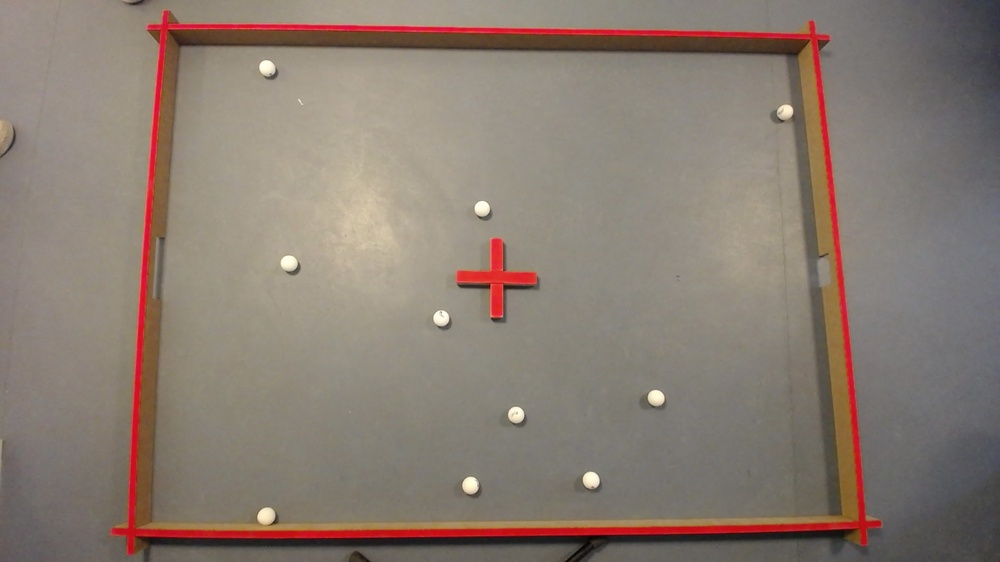
#> input picture images/Bane 2 uden gule/WIN_20240207_09_37_26_Pro.jpg, 1000 x 562 px, shrunk from 1920 x 1080 before the run
$ python computervision2.py
#> lines starting #> are read from the running program, lines starting #| are printed output that depends on the picture; after the words box and inside, x2 and y2 are one past the last pixel; in counts of white or black regions, pixels touching at a corner belong together
import cv2
import numpy as np


def load_image(image_path):
    image = cv2.imread(image_path)
#> image is the input picture: shape (562, 1000, 3); mean B, G, R 113.8, 124.2, 137.5
    if image is None:
        print(f"Could not load from {image_path}")
        return None
    return image


def find_balls(image, threshold=230,min_contour_size=100):
    gray_image = cv2.cvtColor(image, cv2.COLOR_BGR2GRAY)
    _, thresholded_image = cv2.threshold(gray_image, threshold, 255, cv2.THRESH_BINARY)
    contours, _ = cv2.findContours(thresholded_image, cv2.RETR_EXTERNAL, cv2.CHAIN_APPROX_SIMPLE)

#filter contours based on size
    filtered_contours = [contour for contour in contours if cv2.contourArea(contour) > min_contour_size]

    return filtered_contours


def draw_dot(image, position, label, color=(0, 255, 255)):
    cv2.circle(image, position, 5, color, -1)
    cv2.putText(image, label, (position[0] + 10, position[1] - 10), cv2.FONT_HERSHEY_SIMPLEX, 0.5, color, 1)


#original_image_path = 'images/Bane 2 uden gule/WIN_20240207_09_37_09_Pro.jpg'
#original_image_path = 'images/Bane 2 uden gule/bane2UdenGule1.jpg'
original_image_path = 'images/Bane 2 uden gule/WIN_20240207_09_37_26_Pro.jpg'
image = load_image(original_image_path)

# edge detection to find maps edges
hsv_image = cv2.cvtColor(image, cv2.COLOR_BGR2HSV)
#> hsv_image: shape (562, 1000, 3); mean H, S, V 32.2, 42.8, 137.7
red_mask = cv2.inRange(hsv_image, np.array([0, 120, 70]), np.array([10, 255, 255])) + \
           cv2.inRange(hsv_image, np.array([170, 120, 70]), np.array([180, 255, 255]))
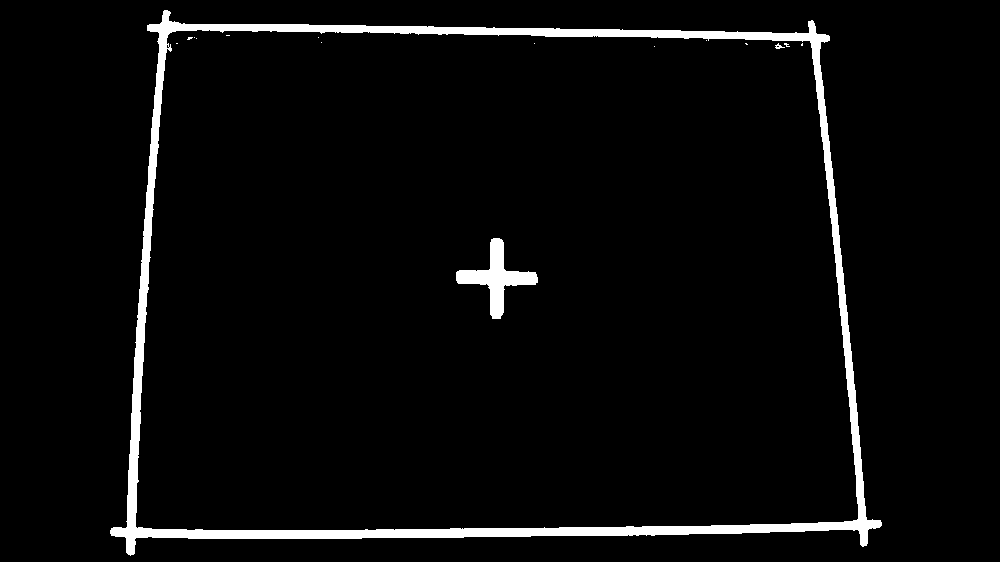
#> red_mask: shape (562, 1000); 4% white; 16 white regions (13 under 20 px), largest, box (x1, y1, x2, y2) and area: (110, 10, 882, 556) 20365, (456, 238, 538, 319) 2044, (775, 43, 785, 49) 27
edges = cv2.Canny(red_mask, 100, 200)
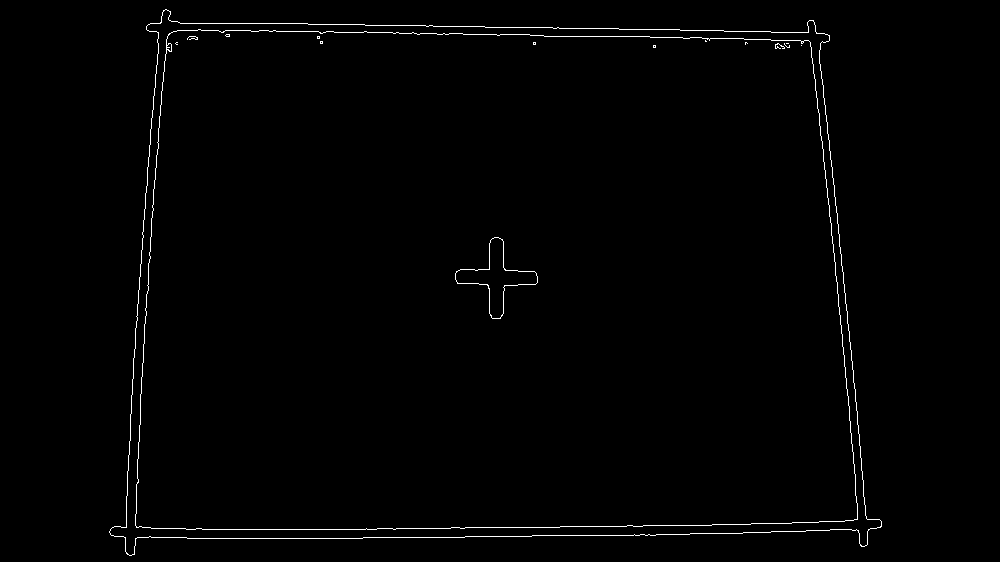
#> edges: shape (562, 1000); 0.96% white in thin lines or dots, all inside (x1, y1, x2, y2) = (109, 9, 882, 556)
contours, _ = cv2.findContours(edges, cv2.RETR_TREE, cv2.CHAIN_APPROX_SIMPLE)
#> contours = 26 contours, 19 with area under 20; largest, box (x1, y1, x2, y2) and area: (109, 9, 882, 556) 358384, (109, 9, 882, 556) 358371, (135, 29, 858, 530) 338000, (135, 29, 858, 530) 337956, (455, 237, 538, 319) 2048, (455, 237, 538, 319) 2038, (166, 43, 172, 52) 27

if contours:
    largest_contour = max(contours, key=cv2.contourArea)#find the largest contour, ie the map
#> largest_contour = contour of 349 points, box (x1, y1, x2, y2) (109, 9, 882, 556), area 358384
    epsilon = 0.009 * cv2.arcLength(largest_contour, True) #calculate epsilon for contour approximaton, because of imperfect contours
#> epsilon = 23.94
    approx_corners = cv2.approxPolyDP(largest_contour, epsilon, True) #makes largest contour into main corners
#> approx_corners = [[146, 26], [127, 554], [881, 526], [813, 20]]

    if len(approx_corners) == 4:
        cv2.polylines(image, [approx_corners], True, (255, 0, 0), 3)
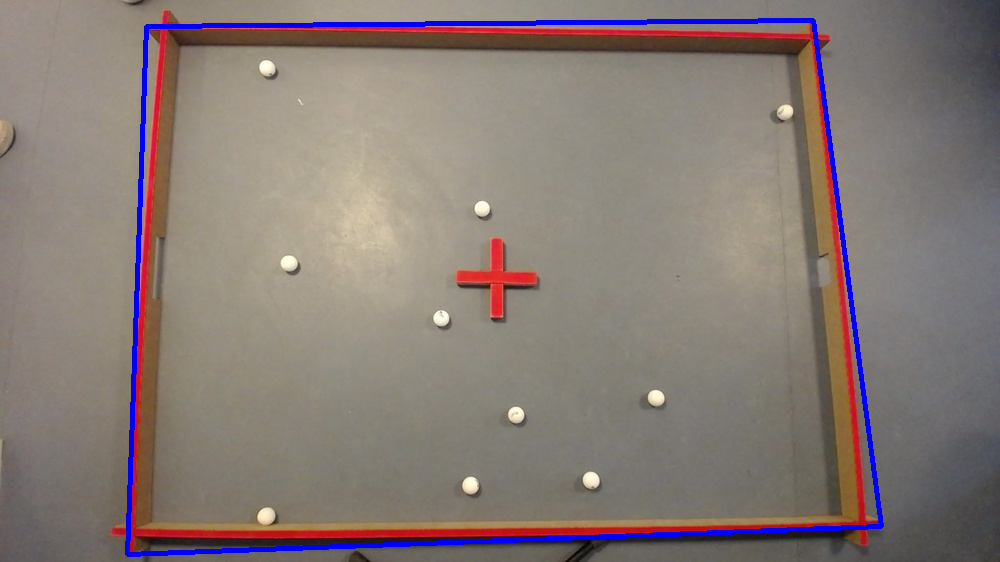
#> image: shape (562, 1000, 3); 2.18% of pixels changed, all inside (x1, y1, x2, y2) = (125, 18, 884, 557)

        # calculate center of map
        center_x = int(sum([corner[0][0] for corner in approx_corners]) / 4)
#> center_x = 491
        center_y = int(sum([corner[0][1] for corner in approx_corners]) / 4)
#> center_y = 281
        center = (center_x, center_y)
#> center = (491, 281)


        # find and label corners
        sorted_corners = sorted(approx_corners[:, 0, :], key=lambda x: (x[1], x[0]))
#> sorted_corners = [[813, 20], [146, 26], [881, 526], [127, 554]]
        top_corners = sorted(sorted_corners[:2], key=lambda x: x[0])
#> top_corners = [[146, 26], [813, 20]]
        bottom_corners = sorted(sorted_corners[2:], key=lambda x: x[0], reverse=True)
#> bottom_corners = [[881, 526], [127, 554]]

        # corner labels
        draw_dot(image, tuple(top_corners[0]), 'TL (0,120)')
#> in draw_dot, `cv2.circle(image, position, 5, color, -1)`: image: shape (562, 1000, 3); 0.01% of pixels changed, all inside (x1, y1, x2, y2) = (141, 21, 152, 32)
#> in draw_dot, `cv2.putText(image, label, (position[0] + 10, position[1] - 10), cv2.FO..`: image: shape (562, 1000, 3); mean B, G, R 117.4, 122.3, 134.5
        draw_dot(image, tuple(top_corners[1]), 'TR (180,120)')
#> in draw_dot (call 2), `cv2.circle(image, position, 5, color, -1)`: image: shape (562, 1000, 3); mean B, G, R 117.4, 122.4, 134.5
#> in draw_dot (call 2), `cv2.putText(image, label, (position[0] + 10, position[1] - 10), cv2.FO..`: image: shape (562, 1000, 3); mean B, G, R 117.3, 122.4, 134.6
        draw_dot(image, tuple(bottom_corners[0]), 'BR (180,0)')
#> in draw_dot (call 3), `cv2.circle(image, position, 5, color, -1)`: image: shape (562, 1000, 3); mean B, G, R 117.3, 122.5, 134.6
#> in draw_dot (call 3), `cv2.putText(image, label, (position[0] + 10, position[1] - 10), cv2.FO..`: image: shape (562, 1000, 3); mean B, G, R 117.3, 122.5, 134.7
        draw_dot(image, tuple(bottom_corners[1]), 'BL (0,0)')
#> in draw_dot (call 4), `cv2.circle(image, position, 5, color, -1)`: image: shape (562, 1000, 3); mean B, G, R 117.3, 122.6, 134.7
#> in draw_dot (call 4), `cv2.putText(image, label, (position[0] + 10, position[1] - 10), cv2.FO..`: image: shape (562, 1000, 3); mean B, G, R 117.3, 122.6, 134.8
        draw_dot(image, center, 'Center')
#> in draw_dot (call 5), `cv2.circle(image, position, 5, color, -1)`: image: shape (562, 1000, 3); mean B, G, R 117.2, 122.7, 134.8
#> in draw_dot (call 5), `cv2.putText(image, label, (position[0] + 10, position[1] - 10), cv2.FO..`:
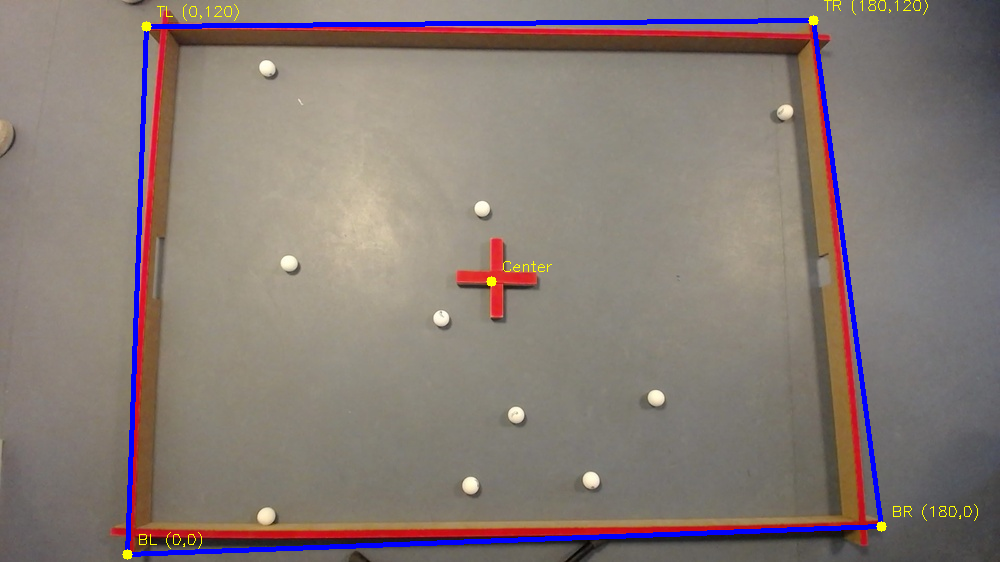
#> image: shape (562, 1000, 3); mean B, G, R 117.2, 122.7, 134.8

#  minimum contour size to filter out small objects
min_contour_size = 500
# find balls and process each contour
ball_contours = find_balls(image)
#> in find_balls, `gray_image = cv2.cvtColor(image, cv2.COLOR_BGR2GRAY)`:
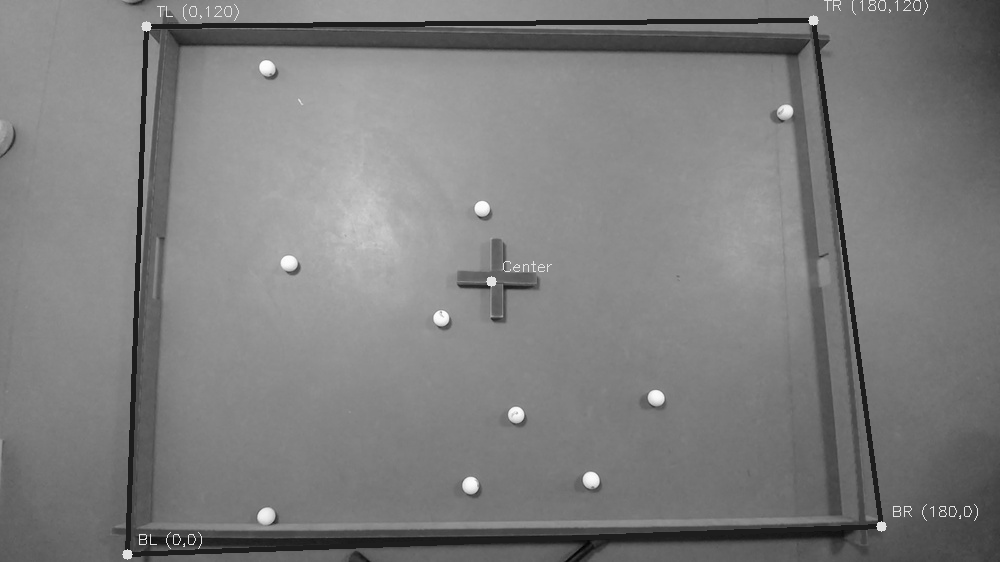
#> gray_image: shape (562, 1000); min 1, max 253, mean 125.7
#> in find_balls, `_, thresholded_image = cv2.threshold(gray_image, threshold, 255, cv2.T..`:
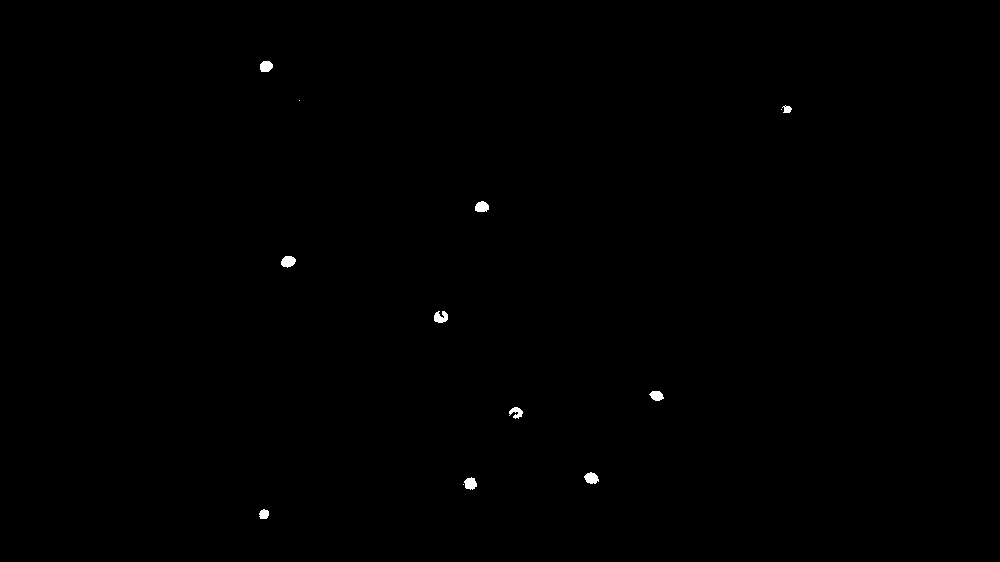
#> thresholded_image: shape (562, 1000); 0.19% white; 13 white regions (3 under 20 px)
#> in find_balls, `contours, _ = cv2.findContours(thresholded_image, cv2.RETR_EXTERNAL, c..`: contours = 13 contours, 3 with area under 20; largest, box (x1, y1, x2, y2) and area: (281, 256, 296, 268) 114, (584, 472, 599, 484) 108, (475, 201, 489, 212) 104, (464, 477, 477, 490) 102, (260, 61, 273, 72) 102
#> in find_balls, `filtered_contours = [contour for contour in contours if cv2.contourAre..`: filtered_contours = 5 contours; box (x1, y1, x2, y2) and area: (281, 256, 296, 268) 114, (584, 472, 599, 484) 108, (475, 201, 489, 212) 104, (464, 477, 477, 490) 102, (260, 61, 273, 72) 102
#> ball_contours has the same summary as filtered_contours in find_balls
for i, contour in enumerate(ball_contours, 1):
    x, y, w, h = cv2.boundingRect(contour)
    cv2.rectangle(image, (x, y), (x + w, y + h), (0, 255, 0), 2)
    cv2.putText(image, f"{i}", (x, y - 10), cv2.FONT_HERSHEY_SIMPLEX, 0.5, (255, 255, 255), 2)

    # make into  the 180x120 coordinate system where bottom left corner is 0,0
    real_x = (x - bottom_corners[1][0]) / (top_corners[1][0] - bottom_corners[1][0]) * 180
    real_y = 120 - (y - top_corners[0][1]) / (bottom_corners[1][1] - top_corners[0][1]) * 120
    print(f"Ball {i} at: ({real_x:.2f}cm, {real_y:.2f}cm) ")
#> this loop made 5 passes
#> (x, y, w, h, real_x, real_y) on passes 1 to 5: (464, 477, 13, 13, 88.43, 17.5), (584, 472, 15, 12, 119.9, 18.64), (281, 256, 15, 12, 40.41, 67.73), (475, 201, 14, 11, 91.31, 80.23), (260, 61, 13, 11, 34.9, 112)
#| Ball 1 at: (88.43cm, 17.50cm)
#| Ball 2 at: (119.91cm, 18.64cm)
#| Ball 3 at: (40.41cm, 67.73cm)
#| Ball 4 at: (91.31cm, 80.23cm)
#| Ball 5 at: (34.90cm, 112.05cm)
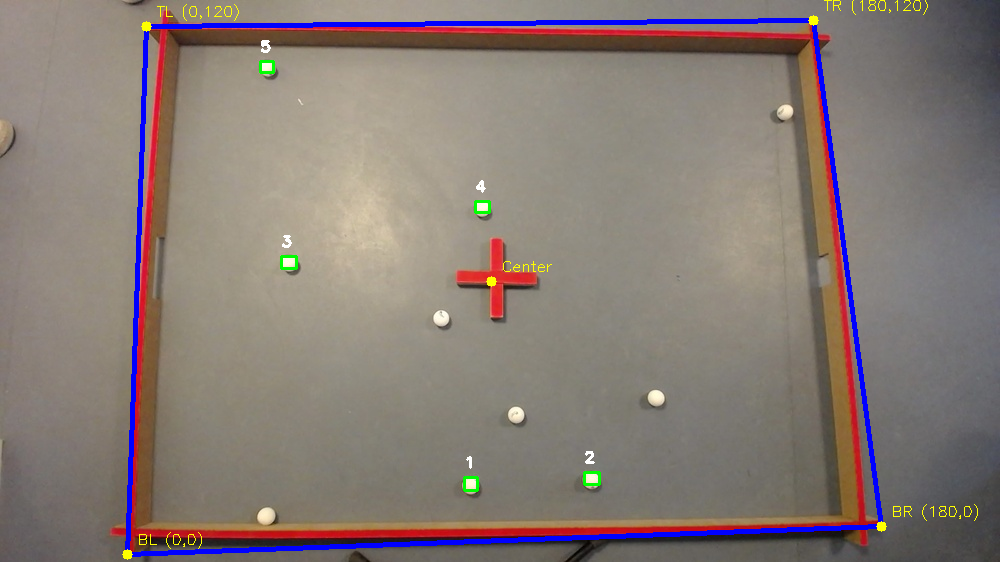
#> image: shape (562, 1000, 3); 0.2% of pixels changed, all inside (x1, y1, x2, y2) = (259, 40, 601, 492)

cv2.imshow("", image)
cv2.waitKey(0)
cv2.destroyAllWindows()
